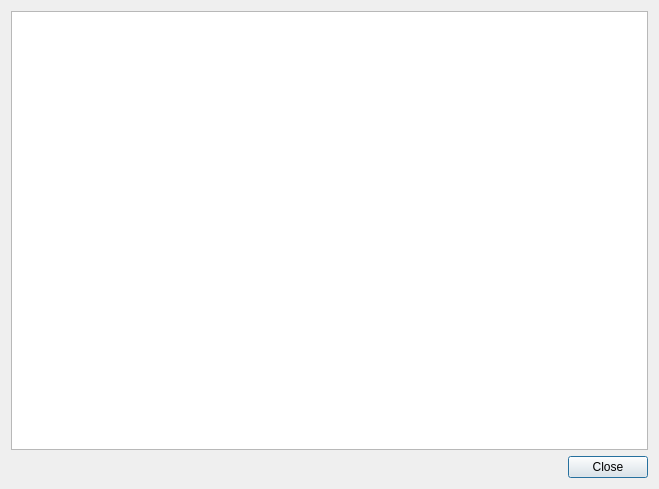
<?xml version="1.0" encoding="UTF-8"?>
<ui version="4.0">
 <class>ReflogWindow</class>
 <widget class="QDialog" name="ReflogWindow">
  <property name="geometry">
   <rect>
    <x>0</x>
    <y>0</y>
    <width>659</width>
    <height>489</height>
   </rect>
  </property>
  <property name="windowTitle">
   <string>Reflog</string>
  </property>
  <layout class="QVBoxLayout" name="verticalLayout">
   <item>
    <widget class="QTableWidget" name="tableWidget">
     <property name="contextMenuPolicy">
      <enum>Qt::CustomContextMenu</enum>
     </property>
     <property name="editTriggers">
      <set>QAbstractItemView::NoEditTriggers</set>
     </property>
     <property name="selectionMode">
      <enum>QAbstractItemView::SingleSelection</enum>
     </property>
     <property name="selectionBehavior">
      <enum>QAbstractItemView::SelectRows</enum>
     </property>
     <property name="horizontalScrollMode">
      <enum>QAbstractItemView::ScrollPerPixel</enum>
     </property>
     <attribute name="verticalHeaderVisible">
      <bool>false</bool>
     </attribute>
    </widget>
   </item>
   <item>
    <layout class="QHBoxLayout" name="horizontalLayout">
     <item>
      <spacer name="horizontalSpacer">
       <property name="orientation">
        <enum>Qt::Horizontal</enum>
       </property>
       <property name="sizeHint" stdset="0">
        <size>
         <width>40</width>
         <height>20</height>
        </size>
       </property>
      </spacer>
     </item>
     <item>
      <widget class="QPushButton" name="pushButton">
       <property name="text">
        <string>Close</string>
       </property>
      </widget>
     </item>
    </layout>
   </item>
  </layout>
 </widget>
 <resources/>
 <connections>
  <connection>
   <sender>pushButton</sender>
   <signal>clicked()</signal>
   <receiver>ReflogWindow</receiver>
   <slot>reject()</slot>
   <hints>
    <hint type="sourcelabel">
     <x>618</x>
     <y>473</y>
    </hint>
    <hint type="destinationlabel">
     <x>609</x>
     <y>522</y>
    </hint>
   </hints>
  </connection>
 </connections>
</ui>
